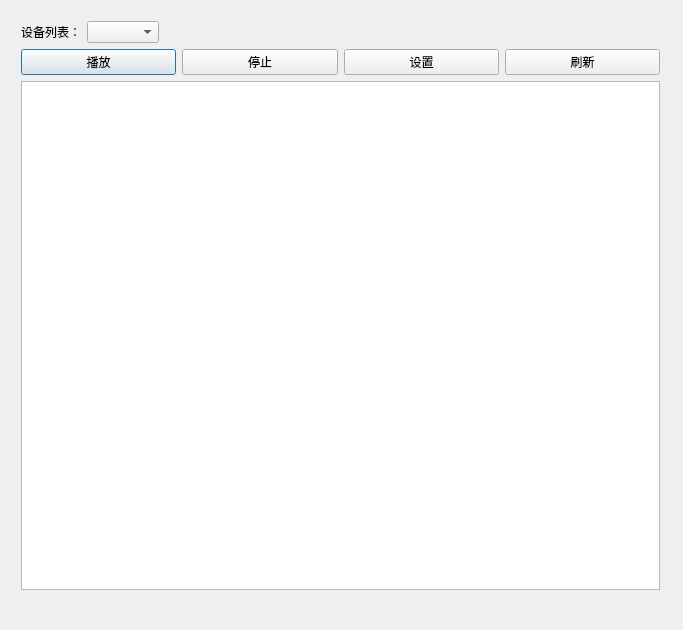
<ui version="4.0">
 <class>CameraPlayer</class>
 <widget class="QDialog" name="CameraPlayer">
  <property name="geometry">
   <rect>
    <x>0</x>
    <y>0</y>
    <width>683</width>
    <height>630</height>
   </rect>
  </property>
  <property name="windowTitle">
   <string>CameraPlayer</string>
  </property>
  <widget class="QWidget" name="verticalLayoutWidget">
   <property name="geometry">
    <rect>
     <x>10</x>
     <y>10</y>
     <width>661</width>
     <height>611</height>
    </rect>
   </property>
   <layout class="QVBoxLayout" name="verticalLayout">
    <item>
     <layout class="QHBoxLayout" name="horizontalLayout">
      <item>
       <widget class="QLabel" name="label">
        <property name="text">
         <string>设备列表：</string>
        </property>
       </widget>
      </item>
      <item>
       <widget class="QComboBox" name="comboBox_deviceList"/>
      </item>
      <item>
       <spacer name="horizontalSpacer">
        <property name="orientation">
         <enum>Qt::Horizontal</enum>
        </property>
        <property name="sizeHint" stdset="0">
         <size>
          <width>40</width>
          <height>20</height>
         </size>
        </property>
       </spacer>
      </item>
     </layout>
    </item>
    <item>
     <layout class="QHBoxLayout" name="horizontalLayout_2">
      <item>
       <widget class="QPushButton" name="pushButton_play">
        <property name="text">
         <string>播放</string>
        </property>
       </widget>
      </item>
      <item>
       <widget class="QPushButton" name="pushButton_stop">
        <property name="text">
         <string>停止</string>
        </property>
       </widget>
      </item>
      <item>
       <widget class="QPushButton" name="pushButton_setting">
        <property name="text">
         <string>设置</string>
        </property>
       </widget>
      </item>
      <item>
       <widget class="QPushButton" name="pushButton_refresh">
        <property name="text">
         <string>刷新</string>
        </property>
       </widget>
      </item>
     </layout>
    </item>
    <item>
     <widget class="QGraphicsView" name="graphicsView"/>
    </item>
    <item>
     <widget class="QLabel" name="label_FrameRate">
      <property name="text">
       <string/>
      </property>
     </widget>
    </item>
   </layout>
  </widget>
 </widget>
 <layoutdefault spacing="6" margin="11"/>
 <resources>
 </resources>
 <connections/>
</ui>
